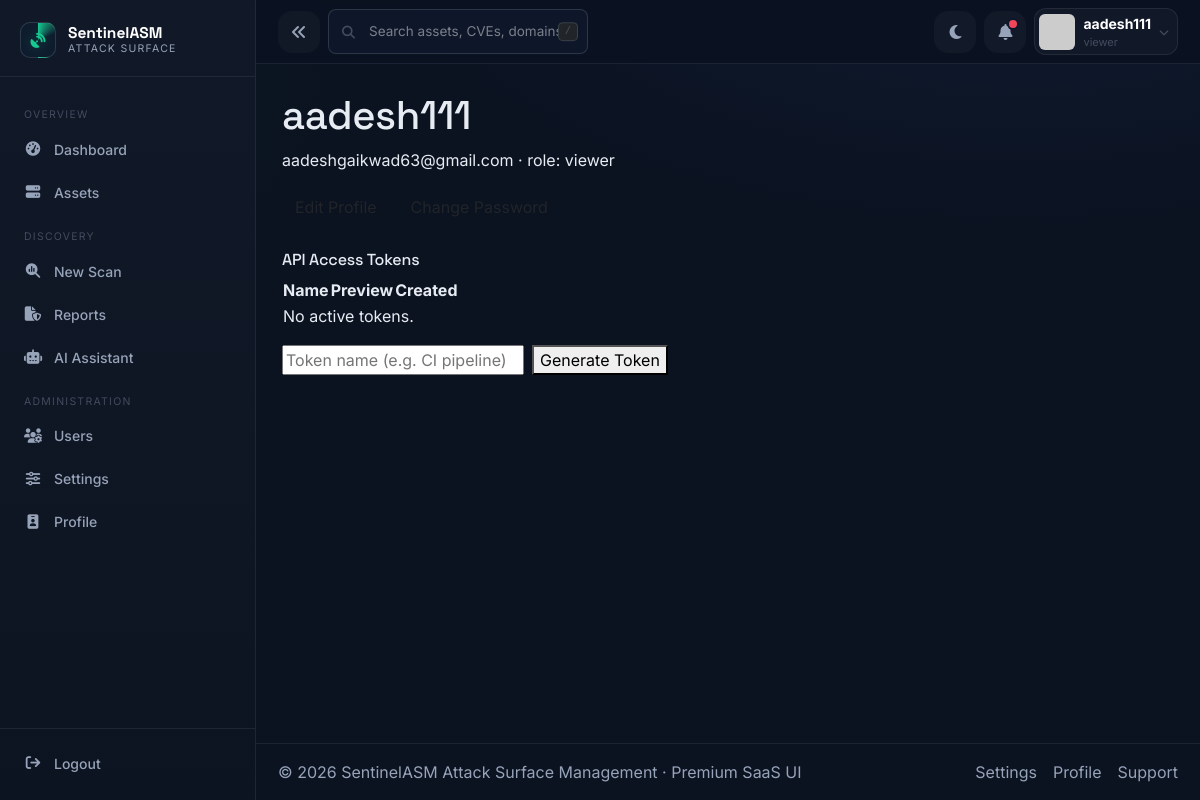
The app's page /profile/ (signed in) with its own data.
### app/models/user.py (models this page shows, shortened)
class User(UserMixin, db.Model):
    __tablename__ = "users"
    id = db.Column(db.Integer, primary_key=True)
    username = db.Column(db.String(64), unique=True, nullable=False, index=True)
    email = db.Column(db.String(255), unique=True, nullable=False, index=True)
    password_hash = db.Column(db.String(255), nullable=False)
    full_name = db.Column(db.String(120), nullable=True)
    bio = db.Column(db.Text, nullable=True)
    avatar_url = db.Column(db.String(255), nullable=True)
    role_id = db.Column(db.Integer, db.ForeignKey("roles.id"), nullable=False)
    role = db.relationship("Role", back_populates="users")
    is_active_account = db.Column(db.Boolean, default=True, nullable=False)
    is_email_verified = db.Column(db.Boolean, default=False, nullable=False)
    created_at = db.Column(
        db.DateTime, default=lambda: datetime.now(timezone.utc), nullable=False
    )
    updated_at = db.Column(
        db.DateTime,
        default=lambda: datetime.now(timezone.utc),
        onupdate=lambda: datetime.now(timezone.utc),
        nullable=False,
    )
    last_login_at = db.Column(db.DateTime, nullable=True)
    last_login_ip = db.Column(db.String(45), nullable=True)
    logs = db.relationship(
        "Log", back_populates="user", lazy="dynamic", cascade="all, delete-orphan"
    )
    api_tokens = db.relationship(
        "APIToken",
        back_populates="user",
        lazy="dynamic",
        cascade="all, delete-orphan",
    )
    scans = db.relationship(
        "Scan",
        back_populates="user",
        lazy="dynamic",
        cascade="all, delete-orphan"
    )
    @property
    def is_active(self):
        return self.is_active_account

### app/models/role.py (models this page shows, shortened)
class Role(db.Model):
    __tablename__ = "roles"
    ADMIN = "admin"
    ANALYST = "analyst"
    VIEWER = "viewer"
    ALL_ROLES = (ADMIN, ANALYST, VIEWER)
    id = db.Column(db.Integer, primary_key=True)
    name = db.Column(db.String(50), unique=True, nullable=False, index=True)
    description = db.Column(db.String(255), nullable=True)
    created_at = db.Column(
        db.DateTime, default=lambda: datetime.now(timezone.utc), nullable=False
    )
    users = db.relationship("User", back_populates="role", lazy="dynamic")

### app/profile/routes.py (the view)
@profile_bp.route("/", methods=["GET"])
@login_required
def view_profile():
    tokens = current_user.api_tokens.filter_by(is_active=True).all()
    return render_template("profile/profile.html", tokens=tokens)

### app/models/setting.py (called while the page is built)
    @staticmethod
    def get(key: str, default=None):
        setting = Setting.query.filter_by(key=key).first()
        return setting.value if setting else default

### app/models/user.py (called while the page is built)
@login_manager.user_loader
def load_user(user_id: str):
    return User.query.get(int(user_id))

### app/templates/profile/profile.html (shortened to what this page needs)
{% extends "base.html" %}
{% block content %}
    <h1>{{ current_user.full_name or current_user.username }}</h1>
    <div class="subtitle">{{ current_user.email }} &middot; role: {{ current_user.role.name }}</div>
    <div style="display:flex; gap:8px; margin: 16px 0;">
        <a class="btn secondary" style="text-align:center; text-decoration:none;" href="{{ url_for('profile.edit_profile') }}">Edit Profile</a>
        <a class="btn secondary" style="text-align:center; text-decoration:none;" href="{{ url_for('profile.change_password') }}">Change Password</a>
    </div>
    <h2 style="font-size: 1rem; margin-top: 24px;">API Access Tokens</h2>
    <table>
        <thead>
            <tr><th>Name</th><th>Preview</th><th>Created</th><th></th></tr>
        </thead>
        <tbody>
            {% for token in tokens %}
            <tr>
                <td>{{ token.name }}</td>
                <td>{{ token.token_preview }}...</td>
                <td>{{ token.created_at.strftime('%Y-%m-%d') }}</td>
                <td>
                    <form method="POST" action="{{ url_for('profile.revoke_token', token_id=token.id) }}">
                        <input type="hidden" name="csrf_token" value="{{ csrf_token() }}">
                        <button type="submit" class="secondary" style="width:auto; padding:4px 10px; font-size:0.75rem;">Revoke</button>
                    </form>
                </td>
            </tr>
            {% else %}
            <tr><td colspan="4" style="color: var(--muted);">No active tokens.</td></tr>
            {% endfor %}
        </tbody>
    </table>
    <form method="POST" action="{{ url_for('profile.create_token') }}" style="margin-top: 16px; display:flex; gap:8px;">
        <input type="text" name="name" placeholder="Token name (e.g. CI pipeline)" style="margin-bottom:0;">
        <button type="submit" style="width:auto; white-space:nowrap;">Generate Token</button>
    </form>
{% endblock %}

### app/templates/components/navbar.html (shortened to what this page needs)
<header class="topbar">
  <div class="d-flex align-items-center gap-2">
    <button class="icon-btn d-none d-lg-inline-flex" id="sidebarCollapse" aria-label="Collapse sidebar">
      <i class="fa-solid fa-angles-left"></i>
    </button>
    <div class="search-shell d-none d-md-flex">
      <i class="fa-solid fa-magnifying-glass"></i>
      <input type="search" class="form-control form-control-dark" placeholder="Search assets, CVEs, domains…" aria-label="Search">
      <kbd>/</kbd>
    </div>
  </div>
  <div class="d-flex align-items-center gap-2 ms-auto">
    <button class="icon-btn" id="themeToggle" aria-label="Toggle theme" title="Toggle theme">
      <i class="fa-solid fa-moon"></i>
    </button>
    <div class="position-relative">
      <button class="icon-btn position-relative" data-bs-toggle="dropdown" aria-label="Notifications" title="Notifications">
        <i class="fa-solid fa-bell"></i>
        <span class="dot"></span>
      </button>
    </div>
    <div class="dropdown">
      <button class="d-flex align-items-center gap-2 btn p-1 pe-2" data-bs-toggle="dropdown" style="border-radius:12px; border:1px solid rgba(255,255,255,.08); background:rgba(255,255,255,.03);">
        <img src="{{ current_user.avatar_url or 'https://i.pravatar.cc/64?img=13' }}" class="rounded-2" width="36" height="36" alt="User avatar">
        <span class="d-none d-md-block text-start">
          <span class="d-block small fw-bold text-white">{{ current_user.username }}</span>
          <span class="d-block" style="font-size:11px; color:var(--text-muted);">{{ current_user.role.name }}</span>
        </span>
        <i class="fa-solid fa-chevron-down d-none d-md-block" style="font-size:10px; color:var(--text-muted);"></i>
      </button>
    </div>
  </div>
</header>

### app/static/css/theme.css (style rules this page uses)
:root { --bg: #0B1220; --bg-elevated: #0E1729; --sidebar: #111827; --card: #1F2937; --card-glass: rgba(31, 41, 55, .62); --card-hover: #232F3F; --border: rgba(148, 163, 184, .12); --border-strong: rgba(148, 163, 184, .22); --text-primary: #E7ECF3; --text-secondary: #96A3B8; --text-muted: #64708399; --green: #17C990; --green-dim: #10B981; --green-glow: rgba(23, 201, 144, .28); --blue: #3E8EF7; --blue-glow: rgba(62, 142, 247, .25); --amber: #F5A524; --amber-glow: rgba(245, 165, 36, .25); --red: #F0465B; --red-glow: rgba(240, 70, 91, .28); --purple: #8B6BF2; --purple-glow: rgba(139, 107, 242, .25); --orange: #F97316; --orange-glow: rgba(249, 115, 22, .25); --accent: var(--green); --accent-glow: var(--green-glow); --accent-dim: var(--green-dim); --accent-ink: #052A20; --font-display: 'Space Grotesk', 'Segoe UI', sans-serif; --font-body: 'Inter', 'Segoe UI', sans-serif; --font-mono: 'JetBrains Mono', 'Consolas', monospace; --radius-sm: 8px; --radius: 14px; --radius-lg: 20px; --ease: cubic-bezier(.4,0,.2,1); }
* { box-sizing: border-box; }
html, body { height: 100%; background: var(--bg); color: var(--text-primary); font-family: var(--font-body); }
body { background-image: radial-gradient(1100px 520px at 85% -10%, rgba(62,142,247,.08), transparent 60%), radial-gradient(900px 480px at -10% 10%, rgba(23,201,144,.06), transparent 55%); background-attachment: fixed; }
h1,h2,h3,h4,h5, .font-display { font-family: var(--font-display); letter-spacing: -.01em; }
a { color: var(--blue); text-decoration: none; }
.topbar { min-height: 64px; flex-shrink: 0; display: flex; align-items: center; flex-wrap: wrap; gap: 12px; padding: 0 22px; background: rgba(11,18,32,.88); backdrop-filter: blur(14px); border-bottom: 1px solid rgba(148,163,184,.12); position: sticky; top: 0; z-index: 30; }
.icon-btn { width: 42px; height: 42px; border-radius: 14px; display: inline-flex; align-items: center; justify-content: center; color: var(--text-secondary); background: rgba(255,255,255,.03); border: 1px solid transparent; transition: all .15s var(--ease); }
.icon-btn .dot { position: absolute; top: 8px; right: 8px; width: 8px; height: 8px; border-radius: 50%; background: var(--red); box-shadow: 0 0 0 2px var(--bg-elevated); }
.search-shell { position: relative; flex: 1; min-width: 260px; max-width: 520px; }
.search-shell input { width: 100%; background: var(--card); border: 1px solid var(--border); color: var(--text-primary); border-radius: var(--radius-sm); padding: 11px 14px 11px 40px; font-size: 13.5px; }
.search-shell i { position: absolute; left: 14px; top: 50%; transform: translateY(-50%); color: var(--text-muted); font-size: 13px; }
.search-shell kbd { position: absolute; right: 10px; top: 50%; transform: translateY(-50%); font-size: 10.5px; color: var(--text-muted); border: 1px solid var(--border-strong); border-radius: 5px; padding: 1px 6px; }
.form-control-dark, .form-select-dark { background: var(--bg-elevated) !important; border: 1px solid var(--border-strong) !important; color: var(--text-primary) !important; border-radius: var(--radius-sm); padding: 10px 14px; font-size: 14px; }
.form-control-dark::placeholder, .form-select-dark::placeholder { color: rgba(255,255,255,.45) !important; }

### records on screen
User: username "aadesh111", full_name+username "aadesh111", email "aadeshgaikwad63@gmail.com"
Role: role.name "viewer"
